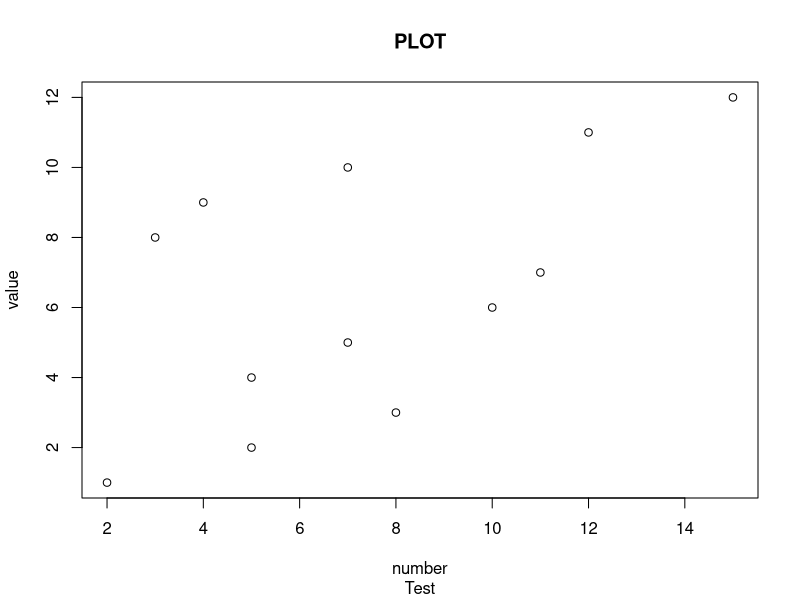
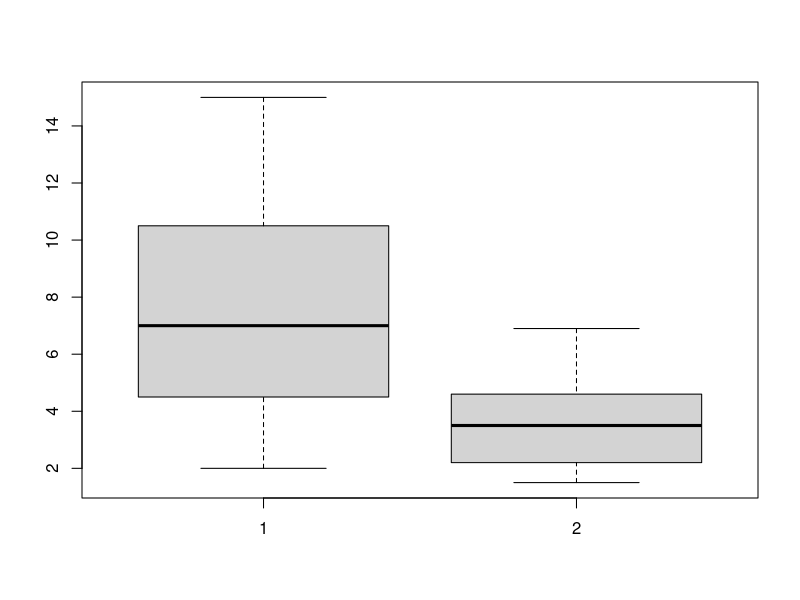
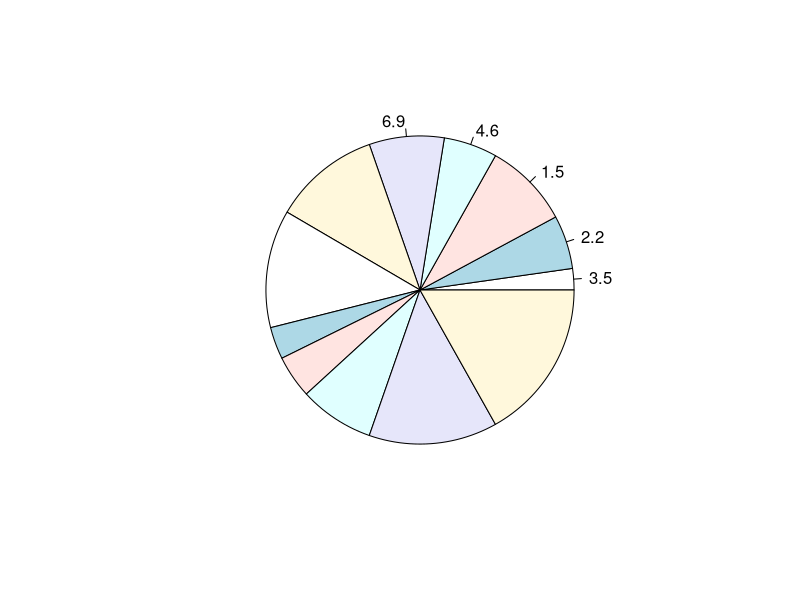
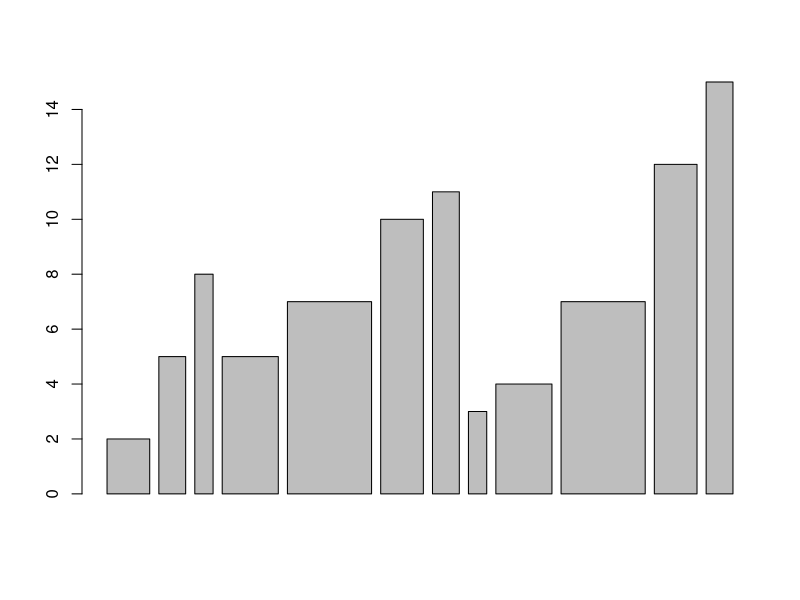
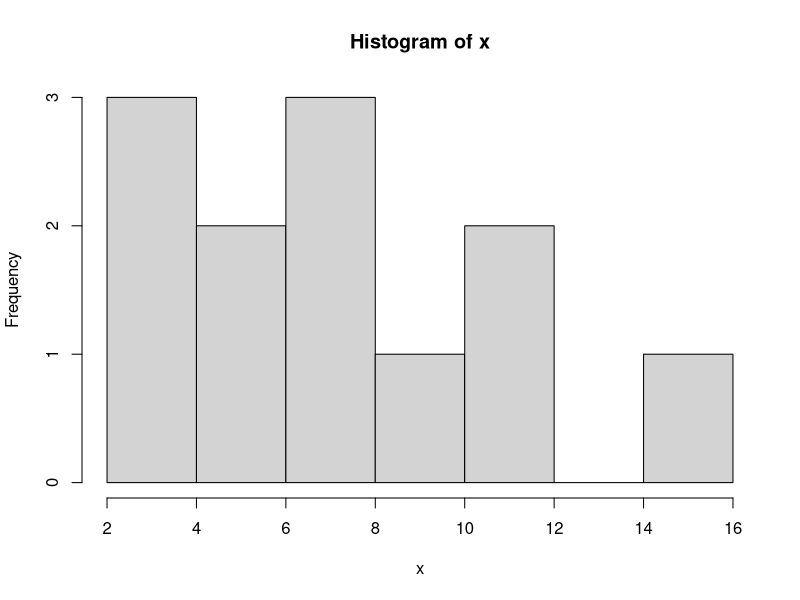
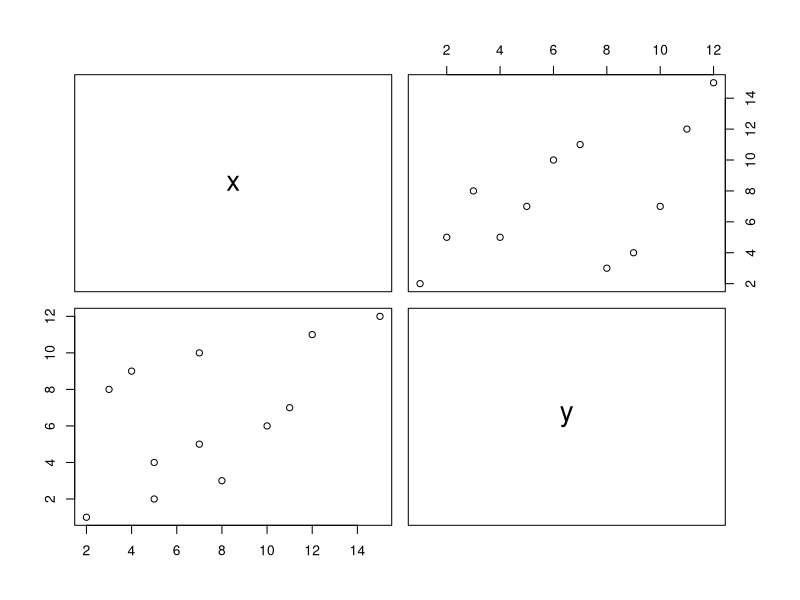

Write R code to recreate these figures, in order.
#' cat 함수를 이용하여 file 저장하기
#' **cat은 엎어쓰기가 default -> append = TRUE로 설정
# 일반적으로 scan() 이용.

cat('John 25', sep = '\n', file = 'test')
cat('Mary 28', sep = '\n', file = 'test', append = TRUE)
cat('Jim 19', sep = '\n', file = 'test', append = TRUE)

#' url을 통해서도 파일을 읽어올 수 있음
#' 구분자에 따른 해당 함수 호출

#' 문자열 처리
#' grep(): 해당 문자열 포함 여부 확인
#' nchar(): 해당 문자열 개수 호출 -> 띄어쓰기 포함
nchar("South Pole") # 10
nchar("SouthPole")  # 9

#' paste(): 두 문자열을 붙이는 함수, sep으로  어떻게 붙일 것인지 설정
paste("a", "b", sep= "-")

#' substr(): start ~ end 까지 문자열을 자르는 함수
#' strsplit(): 구분자를 기준으로 문자열을 split 하는 함수
#' regexpr(), gregexpr(): 문자열 존재 하는 index return

#' 그래프(함수 다루기)
#' 1. 기본적인 plot 그려보기
x <- c(2,5,8,5,7,10,11,3,4,7,12,15)
y <- c(1,2,3,4,5,6,7,8,9,10,11,12)
plot(x, y, main = "PLOT", sub = "Test", xlab ="number", ylab = "value", type="p") # type 에 따라 달라짐

#' plot의 종류
#' boxplot(), pie(), barplot(), hist()
z <-c(3.5, 2.2, 1.5, 4.6, 6.9)

boxplot(x, z) # x, z 두개에 대한 boxplot
pie(x, z)     # x: pie 넓이, z는 pie 그래프에 대한 좌표를 찍음
barplot(x, z) # x: y축, z: x축 bar의 넓이를 의미하는듯. 만약 길이가 맞지 않으면 재사용성 적용
hist(x)       # x data의 도수를 의미. ** barplot과 다름을 인식

#' pairs(): 여러 변수들의 그래프를 한 화면에 출력
#' 이를 통해 데이터의 선형 관계를 파악할 수 있음
a <- data.frame(x,y)
pairs(a)

#' parcoord(): 각 변수들의 값을 연결한 선들의 그래프를 출력
#' parcoord를 통해 각 변수들간의 standardization OR normalization 여부를 파악 가능
#' 그래프를 보고 각 변수들 간의 scale()이 안맞으면 S 또는 n 고려해보아야 한다.
#' But!! 중요한 것은 무작정 S 또는 N을 하면 안된다.
#' 특정 구간 내 데이터 값이 몰려있는데 S,N을 하게 되면 나중에 clustering 등 거리 계산에 문제가 생김 -> 거리 계산 식을 생각해보라
#' 따라서 특정 구간 내에 데이터가 몰려 있다면 z-score를 하거나 outlier 처리를 해서 보는 것이 좋다

#' 기타 및 추가 함수
#' 1. aggregate(): 그룹 별 연산을 위한 함수

aggregate(Sepal.Width ~ Species, iris, mean)

#' 2. melt(): 인자로 데이터를 구분하는 식별자(id), 측정 대상 변수, 측정치를 받아 데이터를 간략하게 표현
#' **궂이 melt를 사용하는 이유: 데이터 분석을 할 때 한 record에 변수 값들을 다 표현해서 봐야하는 경우가 굉장히 많음
#' ggplot2 내에 reshape2 package 설치 필요





